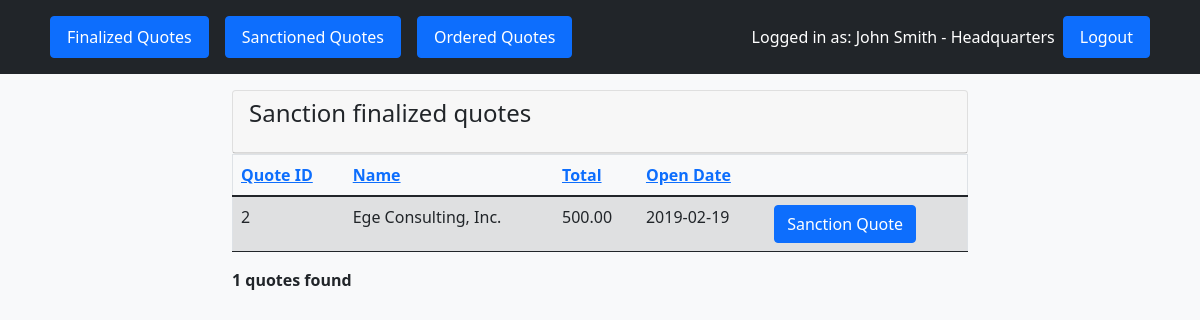
Screenshot of /html/quotes.php?type=finalized (signed in) with the database file from the repository.
### tables this page shows
CREATE TABLE Quotes (
	QuoteID INT PRIMARY KEY AUTO_INCREMENT,
	CustomerID INT NOT NULL,
    CustomerName VARCHAR(64) NOT NULL,
    City VARCHAR(32) NOT NULL,
    Street VARCHAR(32) NOT NULL,
    Contact VARCHAR(32) NOT NULL,
    Email VARCHAR(64) NOT NULL,
    EmployeeID INT NOT NULL,
    OrderStatus ENUM('open', 'finalized', 'sanctioned', 'ordered'),
    CommissionRate INT(2),
    OrderTotal DECIMAL(10, 2) DEFAULT 0.00,
    StartDate  DATE NOT NULL DEFAULT CURRENT_DATE(), 

    FOREIGN KEY(EmployeeID) REFERENCES Employees
);

### html/quotes.php (the view, shortened to what this page needs)
<!DOCTYPE html>
<html>
<?php
include 'header.php';
  switch($_SESSION['userType']){
      case 'Headquarters':
      $buttonText = "Sanction Quote";
      $headermsg =  "Sanction finalized quotes";
      break;
  }
  ?>
  <div class="container">
        <div class="row justify-content-center">
            <div class="col-md-8">
                <div class="card mt-3">
                    <div class="card-header">
                        <h4 class="mb-3"><?php echo "$headermsg"; ?></h4>
                    </div>
                  </div>
<?php
$db = connectdb();
$dbsql = "SELECT Quotes.QuoteID, Quotes.CustomerName, Quotes.OrderTotal, Quotes.StartDate FROM Quotes WHERE OrderStatus = ?;";
$statement = $db->prepare($dbsql);
$dbresult = $statement->execute([$_GET['type']]);
$dbrow = $statement->fetchAll(PDO::FETCH_ASSOC);
if($statement->rowCount() > 0){
    echo "<table class='table table-striped' border='1' id='quoteTable'>
    <thead>
      <tr>
        <th scope='col'><a href=\"javascript:sortTable('number', 0, 'quoteTable')\"> Quote ID </a> </th>
        <th scope='col'><a href=\"javascript:sortTable('string', 1, 'quoteTable')\"> Name </a> </th>
        <th scope='col'><a href=\"javascript:sortTable('number', 2, 'quoteTable')\"> Total </a> </th>
        <th scope='col'><a href=\"javascript:sortTable('string', 3, 'quoteTable')\"> Open Date </a> </th>
        <th scope='col'></th>
      </tr>
    </thead>"
    ;}
    echo "<tbody>";
    $quoteCount = 0;
    foreach($dbrow as $row){
        $quoteCount++;
      echo "<tr>";
        echo "<td> {$row['QuoteID'] } </td>" ;
        echo "<td> {$row['CustomerName'] } </td>" ;
        echo "<td> {$row['OrderTotal'] } </td>" ;
        echo "<td> {$row['StartDate'] } </td>";
        echo "<td><a href=\"quoteTemplate.php?quoteID={$row['QuoteID']}\" class='btn btn-primary'> $buttonText</a></td> ";
      echo "</tr>";
}
echo "</table>";
echo "<b>$quoteCount quotes found</b>";
?>
            </div>
        </div>
      </div>
  </body>
</html>

### rows the page displays
quotes: QuoteID "2", CustomerName "Ege Consulting, Inc.", OrderTotal "500.00", StartDate "2019-02-19"

### other values shown
$_SESSION['username'] "John Smith"
$_SESSION['userType'] "Headquarters"
$headermsg "Sanction finalized quotes"
$quoteCount "1"
